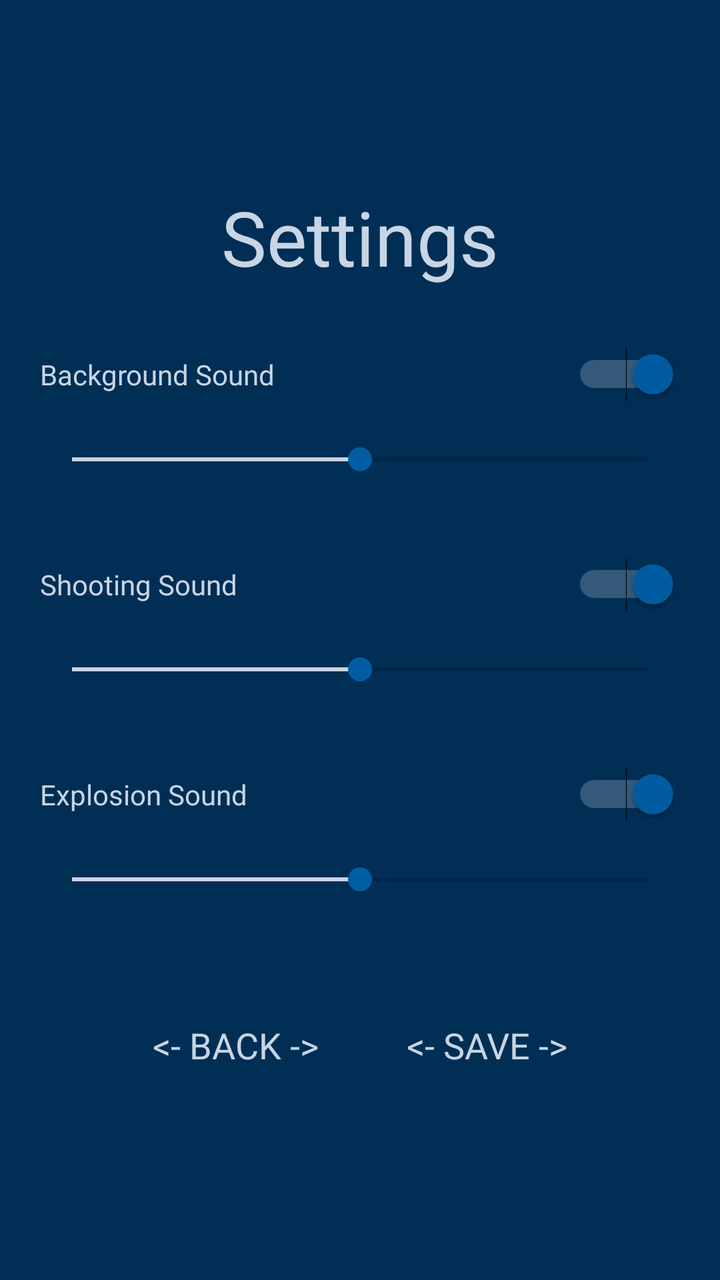
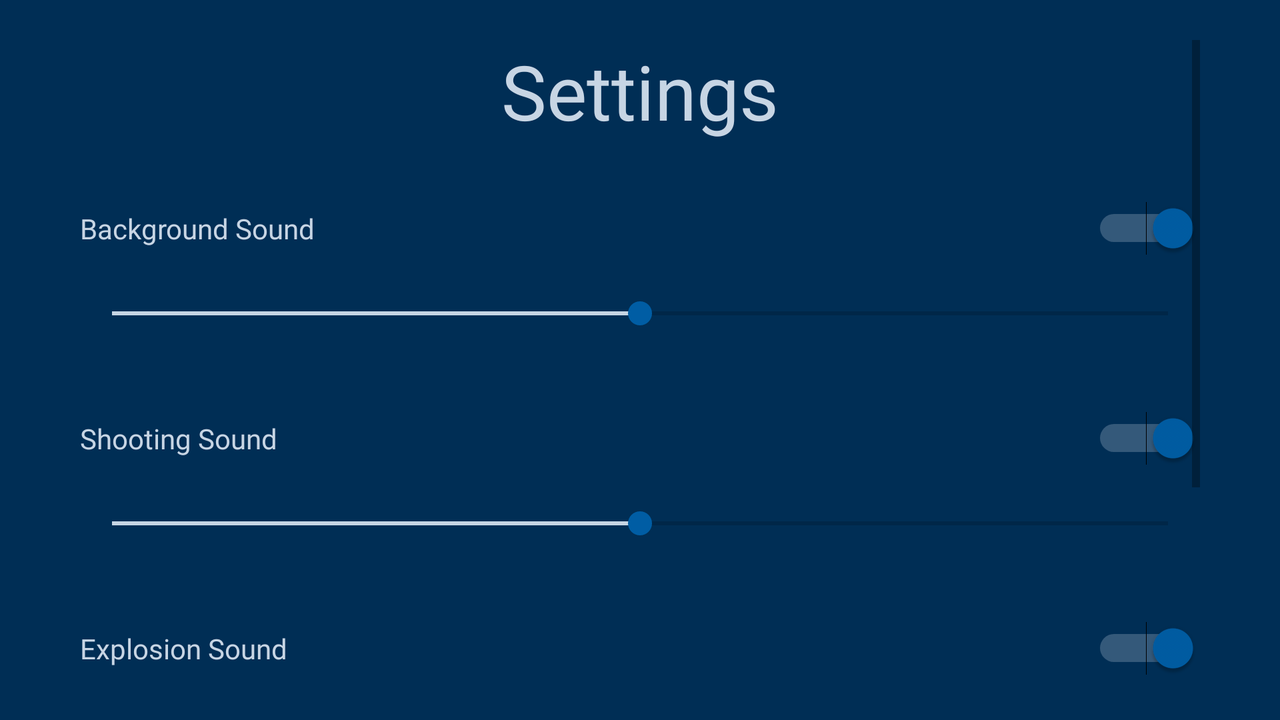

The same Android screen from two of the app's own layout files: first res/layout/ as a phone draws it, then the repository's variant for another configuration, drawn on a device whose configuration selects that folder. Both files follow.
<!-- AndroidManifest.xml: application theme AppTheme -->
<!-- res/layout/settings_screen.xml -->
<?xml version="1.0" encoding="utf-8"?>
<LinearLayout xmlns:android="http://schemas.android.com/apk/res/android"
    xmlns:app="http://schemas.android.com/apk/res-auto"
    xmlns:tools="http://schemas.android.com/tools"
    android:id="@+id/settings_screen"
    android:layout_width="match_parent"
    android:layout_height="match_parent"
    android:background="@color/colorBackground"
    android:gravity="center"
    android:orientation="vertical"
    android:padding="20dp"
    tools:context=".settingsScreen.SettingsScreen">

    <TextView
        android:layout_width="wrap_content"
        android:layout_height="wrap_content"
        android:text="@string/settings"
        android:fontFamily="@font/rm_regular"
        android:textColor="@color/colorFont"
        android:textSize="38sp"
        android:textAlignment="center"
        android:layout_marginBottom="30dp"/>

    <Switch
        android:id="@+id/background_sound"
        android:layout_width="match_parent"
        android:layout_height="wrap_content"
        android:layout_marginBottom="20dp"
        android:checked="true"
        android:fontFamily="@font/rm_regular"
        android:text="@string/background_sound"
        android:textColor="@color/colorFont"
        android:trackTint="@color/colorFont" />

    <SeekBar
        android:id="@+id/background_volume"
        android:layout_width="match_parent"
        android:layout_height="wrap_content"
        android:layout_marginBottom="40dp"
        android:indeterminate="false"
        android:max="100"
        android:progress="50"
        android:progressTint="@color/colorFont" />

    <Switch
        android:id="@+id/shooting_sound"
        android:layout_width="match_parent"
        android:layout_height="wrap_content"
        android:checked="true"
        android:fontFamily="@font/rm_regular"
        android:text="@string/shooting_sound"
        android:textColor="@color/colorFont"
        android:trackTint="@color/colorFont"
        android:layout_marginBottom="20dp" />

    <SeekBar
        android:id="@+id/shooting_volume"
        android:layout_width="match_parent"
        android:layout_height="wrap_content"
        android:layout_marginBottom="40dp"
        android:indeterminate="false"
        android:max="100"
        android:progress="50"
        android:progressTint="@color/colorFont" />

    <Switch
        android:id="@+id/explosion_sound"
        android:layout_width="match_parent"
        android:layout_height="wrap_content"
        android:checked="true"
        android:fontFamily="@font/rm_regular"
        android:text="@string/explosion_sound"
        android:textColor="@color/colorFont"
        android:trackTint="@color/colorFont"
        android:layout_marginBottom="20dp"/>

    <SeekBar
        android:id="@+id/explosion_volume"
        android:layout_width="match_parent"
        android:layout_height="wrap_content"
        android:layout_marginBottom="50dp"
        android:indeterminate="false"
        android:max="100"
        android:progress="50"
        android:progressTint="@color/colorFont" />

    <LinearLayout
        android:layout_width="match_parent"
        android:layout_height="wrap_content"
        android:orientation="horizontal"
        android:gravity="center"
        android:layout_gravity="center">

        <Button
            android:id="@+id/back_button"
            style="@style/Widget.AppCompat.Button.Borderless"
            android:layout_width="wrap_content"
            android:layout_height="wrap_content"
            android:layout_marginEnd="10dp"
            android:fontFamily="@font/rm_regular"
            android:text="@string/back"
            android:textColor="@color/colorFont"
            android:textSize="18sp" />

        <Button
            android:id="@+id/save_button"
            style="@style/Widget.AppCompat.Button.Borderless"
            android:layout_width="wrap_content"
            android:layout_height="wrap_content"
            android:layout_marginStart="10dp"
            android:fontFamily="@font/rm_regular"
            android:text="@string/save"
            android:textColor="@color/colorFont"
            android:textSize="18sp" />
    </LinearLayout>


</LinearLayout>
<!-- resources referenced by this layout -->
<resources>
  <color name="colorBackground">#002E55</color>
  <color name="colorFont">#C7D5E4</color>
  <string name="back">&lt;- Back -&gt;</string>
  <string name="background_sound">Background Sound</string>
  <string name="explosion_sound">Explosion Sound</string>
  <string name="save">&lt;- Save -&gt;</string>
  <string name="settings">Settings</string>
  <string name="shooting_sound">Shooting Sound</string>
  <style name="AppTheme" parent="Theme.AppCompat.Light.DarkActionBar">
          
          <item name="colorPrimary">@color/colorBackground</item>
          <item name="colorPrimaryDark">@color/colorPrimaryDark</item>
          <item name="colorAccent">@color/colorAccent</item>
          <item name="windowActionBar">false</item>
          <item name="windowNoTitle">true</item>
          <item name="android:windowFullscreen">true</item>
      </style>
  <color name="colorPrimaryDark">#00457A</color>
  <color name="colorAccent">#005DA4</color>
</resources>
<!-- res/layout-land/settings_screen.xml (the repository's variant of the layout above) -->
<!-- drawn on the phone turned sideways -->
<?xml version="1.0" encoding="utf-8"?>
<LinearLayout
    xmlns:android="http://schemas.android.com/apk/res/android"
    xmlns:app="http://schemas.android.com/apk/res-auto"
    xmlns:tools="http://schemas.android.com/tools"
    android:id="@+id/settings_screen"
    android:layout_width="match_parent"
    android:layout_height="match_parent"
    android:background="@color/colorBackground"
    android:gravity="center"
    android:orientation="vertical"
    android:padding="20dp"
    android:paddingStart="40dp"
    android:paddingEnd="40dp"
    tools:context=".settingsScreen.SettingsScreen">

    <ScrollView
        android:layout_width="match_parent"
        android:layout_height="match_parent">
        <LinearLayout
            android:layout_width="match_parent"
            android:layout_height="wrap_content"
            android:orientation="vertical"
            android:gravity="center"
            >
            <TextView
                android:layout_width="wrap_content"
                android:layout_height="wrap_content"
                android:text="@string/settings"
                android:fontFamily="@font/rm_regular"
                android:textColor="@color/colorFont"
                android:textSize="38sp"
                android:textAlignment="center"
                android:layout_marginBottom="30dp"/>

            <Switch
                android:id="@+id/background_sound"
                android:layout_width="match_parent"
                android:layout_height="wrap_content"
                android:layout_marginBottom="20dp"
                android:checked="true"
                android:fontFamily="@font/rm_regular"
                android:text="@string/background_sound"
                android:textColor="@color/colorFont"
                android:trackTint="@color/colorFont" />

            <SeekBar
                android:id="@+id/background_volume"
                android:layout_width="match_parent"
                android:layout_height="wrap_content"
                android:layout_marginBottom="40dp"
                android:indeterminate="false"
                android:max="100"
                android:progress="50"
                android:progressTint="@color/colorFont" />

            <Switch
                android:id="@+id/shooting_sound"
                android:layout_width="match_parent"
                android:layout_height="wrap_content"
                android:checked="true"
                android:fontFamily="@font/rm_regular"
                android:text="@string/shooting_sound"
                android:textColor="@color/colorFont"
                android:trackTint="@color/colorFont"
                android:layout_marginBottom="20dp" />

            <SeekBar
                android:id="@+id/shooting_volume"
                android:layout_width="match_parent"
                android:layout_height="wrap_content"
                android:layout_marginBottom="40dp"
                android:indeterminate="false"
                android:max="100"
                android:progress="50"
                android:progressTint="@color/colorFont" />

            <Switch
                android:id="@+id/explosion_sound"
                android:layout_width="match_parent"
                android:layout_height="wrap_content"
                android:checked="true"
                android:fontFamily="@font/rm_regular"
                android:text="@string/explosion_sound"
                android:textColor="@color/colorFont"
                android:trackTint="@color/colorFont"
                android:layout_marginBottom="20dp"/>

            <SeekBar
                android:id="@+id/explosion_volume"
                android:layout_width="match_parent"
                android:layout_height="wrap_content"
                android:layout_marginBottom="50dp"
                android:indeterminate="false"
                android:max="100"
                android:progress="50"
                android:progressTint="@color/colorFont" />

            <LinearLayout
                android:layout_width="match_parent"
                android:layout_height="wrap_content"
                android:orientation="horizontal"
                android:gravity="center"
                android:layout_gravity="center">

                <Button
                    android:id="@+id/back_button"
                    style="@style/Widget.AppCompat.Button.Borderless"
                    android:layout_width="wrap_content"
                    android:layout_height="wrap_content"
                    android:layout_marginEnd="10dp"
                    android:fontFamily="@font/rm_regular"
                    android:text="@string/back"
                    android:textColor="@color/colorFont"
                    android:textSize="24sp" />

                <Button
                    android:id="@+id/save_button"
                    style="@style/Widget.AppCompat.Button.Borderless"
                    android:layout_width="wrap_content"
                    android:layout_height="wrap_content"
                    android:layout_marginStart="10dp"
                    android:fontFamily="@font/rm_regular"
                    android:text="@string/save"
                    android:textColor="@color/colorFont"
                    android:textSize="24sp" />
            </LinearLayout>
        </LinearLayout>
    </ScrollView>




</LinearLayout>
